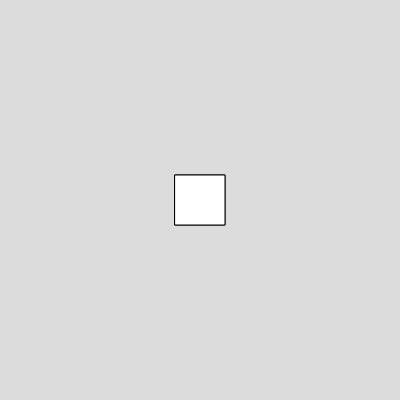
Frame 1 (no input)
Frame 60 (no input): identical to frame 1, image omitted
Frame 120 (the mouse pressed at the canvas centre since frame 60): identical to frame 1, image omitted

The p5.js sketch that drew this single still picture (run headless with seeded random() and noise() and a simulated clock; from frame 60 on, the mouse is pressed at the canvas centre):

// p5.js sketch
// ── sketch.js

var box1, box2;

function setup() 
{
  createCanvas(400, 400);
  box1 = new Box();
  box2 = new Box();
}

function draw() 
{
  background(220);
  box1.display();
  box2.display();
}








// ── Box.js

class Box
  {
    constructor(){
      this.x = 200;
      this.y = 200
      this.width = 50;
      this.height = 50;
    }
    display(){
      rectMode(CENTER);
      rect(this.x,this.y,this.width,this.height);
    }
  }

   
  

  
